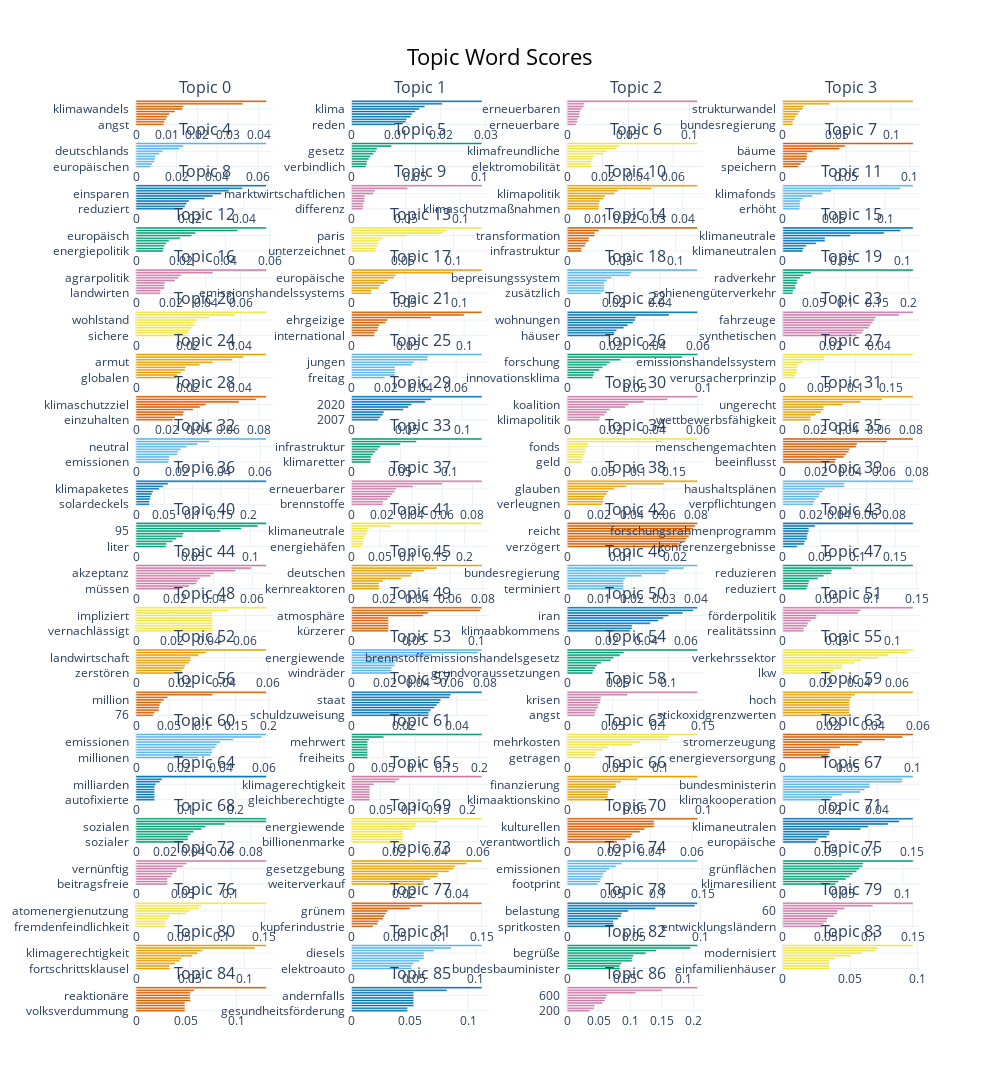

Source (notebook cell):
### Code cell
topic_model.visualize_barchart(top_n_topics = 87, n_words = 15)
